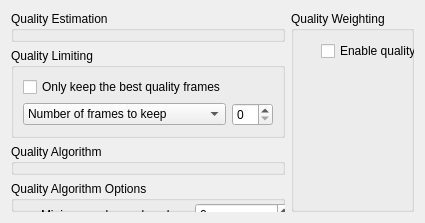
<?xml version="1.0" encoding="UTF-8"?>
<ui version="4.0">
 <class>QualityOptions</class>
         <widget class="QWidget" name="qualityOptionsTab">
          <attribute name="title">
           <string>Quality Options</string>
          </attribute>
          <layout class="QHBoxLayout" name="zzz1">
           <item>
            <layout class="QVBoxLayout" name="qualityOptionsLHS">
             <item>
              <widget class="QGroupBox" name="qualityEstimationBox">
               <property name="title">
                <string>Quality Estimation</string>
               </property>
               <widget class="QWidget" name="layoutWidget_26">
                <property name="geometry">
                 <rect>
                  <x>30</x>
                  <y>30</y>
                  <width>219</width>
                  <height>48</height>
                 </rect>
                </property>
                <layout class="QVBoxLayout" name="verticalLayout_11">
                 <item>
                  <widget class="QCheckBox" name="qualityEstimation">
                   <property name="text">
                    <string>Enable quality estimation</string>
                   </property>
                  </widget>
                 </item>
                 <item>
                  <widget class="QCheckBox" name="reorderByQuality">
                   <property name="text">
                    <string>Reorder frames in quality order</string>
                   </property>
                  </widget>
                 </item>
                </layout>
               </widget>
              </widget>
             </item>
             <item>
              <widget class="QGroupBox" name="qualityLimitingBox">
               <property name="title">
                <string>Quality Limiting</string>
               </property>
               <layout class="QGridLayout" name="gridLayout_9">
                <item row="0" column="0">
                 <widget class="QCheckBox" name="enableQualityLimit">
                  <property name="text">
                   <string>Only keep the best quality frames</string>
                  </property>
                 </widget>
                </item>
                <item row="1" column="0">
                 <widget class="QComboBox" name="keepTypeSelector">
                  <item>
                   <property name="text">
                    <string>Number of frames to keep</string>
                   </property>
                  </item>
                  <item>
                   <property name="text">
                    <string>Percentage of frames to keep</string>
                   </property>
                  </item>
                 </widget>
                </item>
                <item row="1" column="1">
                 <widget class="QSpinBox" name="numberToKeep"/>
                </item>
               </layout>
              </widget>
             </item>
             <item>
              <widget class="QGroupBox" name="qualityAlgorithmBox">
               <property name="title">
                <string>Quality Algorithm</string>
               </property>
               <widget class="QWidget" name="layoutWidget_27">
                <property name="geometry">
                 <rect>
                  <x>10</x>
                  <y>30</y>
                  <width>231</width>
                  <height>100</height>
                 </rect>
                </property>
                <layout class="QVBoxLayout" name="verticalLayout_12">
                 <item>
                  <widget class="QRadioButton" name="pippQuality">
                   <property name="text">
                    <string>Default PIPP quality algorithm</string>
                   </property>
                  </widget>
                 </item>
                 <item>
                  <widget class="QRadioButton" name="ninoxQuality">
                   <property name="text">
                    <string>Original Ninox quality algorithm</string>
                   </property>
                  </widget>
                 </item>
                 <item>
                  <widget class="QRadioButton" name="peakHistogramQuality">
                   <property name="text">
                    <string>Peak histogram quality algorithm</string>
                   </property>
                  </widget>
                 </item>
                 <item>
                  <widget class="QRadioButton" name="brightnessQuality">
                   <property name="text">
                    <string>Total brightness algorithm</string>
                   </property>
                  </widget>
                 </item>
                </layout>
               </widget>
              </widget>
             </item>
             <item>
              <widget class="QGroupBox" name="qualityAlgorithmOptionsBox">
               <property name="title">
                <string>Quality Algorithm Options</string>
               </property>
               <widget class="QWidget" name="layoutWidget_28">
                <property name="geometry">
                 <rect>
                  <x>30</x>
                  <y>20</y>
                  <width>251</width>
                  <height>89</height>
                 </rect>
                </property>
                <layout class="QGridLayout" name="gridLayout_10">
                 <item row="0" column="0">
                  <widget class="QLabel" name="minSubsampleLabel">
                   <property name="text">
                    <string>Minimum subsample value</string>
                   </property>
                  </widget>
                 </item>
                 <item row="0" column="1">
                  <widget class="QSpinBox" name="minSubsample"/>
                 </item>
                 <item row="1" column="0">
                  <widget class="QLabel" name="maxSubsampleLabel">
                   <property name="text">
                    <string>Maximum subsample value</string>
                   </property>
                  </widget>
                 </item>
                 <item row="1" column="1">
                  <widget class="QSpinBox" name="maxSubsample"/>
                 </item>
                 <item row="2" column="0">
                  <widget class="QLabel" name="subsampleIncrementLabel">
                   <property name="text">
                    <string>Subsample increment value</string>
                   </property>
                  </widget>
                 </item>
                 <item row="2" column="1">
                  <widget class="QSpinBox" name="subsampleIncrement"/>
                 </item>
                </layout>
               </widget>
              </widget>
             </item>
            </layout>
           </item>
           <item>
            <layout class="QVBoxLayout" name="qualityOptionsRHS">
             <item>
              <widget class="QGroupBox" name="qualityWeightingBox">
               <property name="title">
                <string>Quality Weighting</string>
               </property>
               <widget class="QCheckBox" name="qualityWeighting">
                <property name="geometry">
                 <rect>
                  <x>30</x>
                  <y>30</y>
                  <width>411</width>
                  <height>20</height>
                 </rect>
                </property>
                <property name="text">
                 <string>Enable quality weighting</string>
                </property>
               </widget>
              </widget>
             </item>
            </layout>
           </item>
          </layout>
         </widget>
 <resources/>
 <connections/>
</ui>
